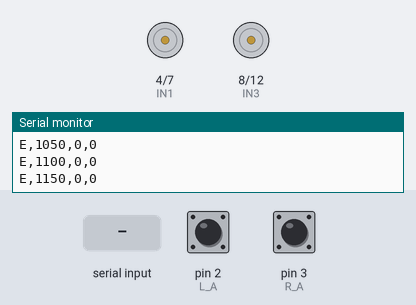
A sketch run on a simulated Arduino Uno, built with avr-gcc and run on an emulated ATmega328P. Parts: motor-driver pin pairs drawn as motors (green arrow = first pin HIGH = forward, orange = second pin HIGH = backward, longer = more drive, scaled by the enable pin), the last lines printed to the serial monitor. The inputs (shaded band) are chosen by the test bench; at power-on: pin 2 (L_A) HIGH, pin 3 (R_A) HIGH.

Above: at 1.2 s.
1.3 s: "M,90,45\n" received over Serial
At 1.7 s:
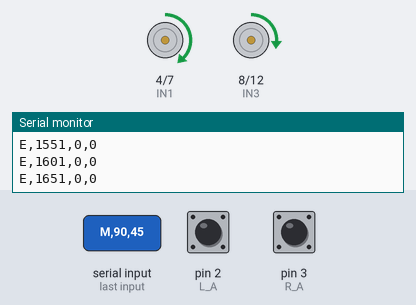
3.4 s: "F\n" received over Serial
At 4.3 s:
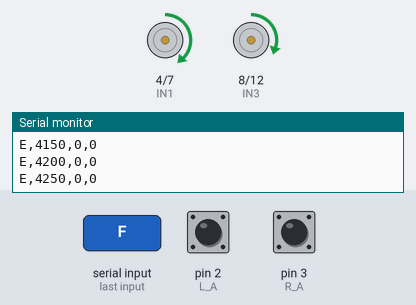
4.9 s: "T\n" received over Serial
At 5.4 s:
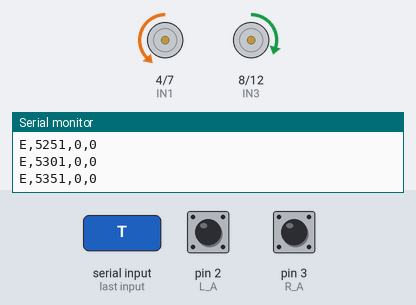
6.4 s: "B90\n" received over Serial
At 7.3 s:
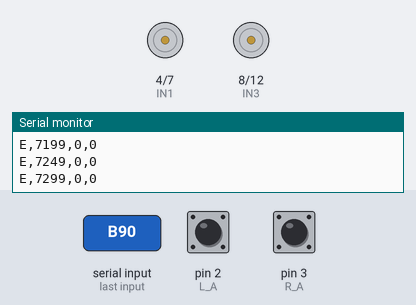
Timing chart, 0 to 9.0 s (numbered marks = the images above; inputs shaded):
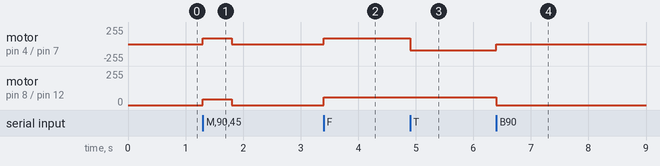

Measured:
- after the input at 1.3 s, motor on pin 4 (IN1) / pin 7 (IN2): stopped → forward 90/255 at once, → stopped 0.50 s later; motor on pin 8 (IN3) / pin 12 (IN4): stopped → forward 45/255 at once, → stopped 0.50 s later
- after the input at 3.4 s, motor on pin 4 (IN1) / pin 7 (IN2): stopped → forward 90/255 at once; motor on pin 8 (IN3) / pin 12 (IN4): stopped → forward 60/255 at once
- after the input at 4.9 s, motor on pin 4 (IN1) / pin 7 (IN2): forward 90/255 → backward 90/255 at once
- after the input at 6.4 s, motor on pin 4 (IN1) / pin 7 (IN2): backward 90/255 → stopped at once; motor on pin 8 (IN3) / pin 12 (IN4): forward 60/255 → stopped at once

The sketch:

odometry_stream.v2.ino
```cpp
// Odometry stream + exact moves
// Pi -> Uno:  M,l,r  drive with PWM    F,ticks,pwm  exact straight move
//             T,ticks,pwm  exact turn (positive = left)
//             B  brake    R  zero the counts
// Uno -> Pi:  E,millis,left,right (20 per second)   D = move done   X = move timed out

// Motor pins
const int ENA = 5, IN1 = 4, IN2 = 7;     // left motor
const int ENB = 6, IN3 = 8, IN4 = 12;    // right motor
// Encoder pins
const int L_A = 2, L_B = 9;   // wires green, yellow
const int R_A = 3, R_B = 10;  // wires yellow, green

const int L_ENC_DIR = 1, R_ENC_DIR = 1;
const bool L_MOTOR_INV = false, R_MOTOR_INV = false;

volatile long leftTicks = 0, rightTicks = 0;
unsigned long lastCmd = 0, lastSend = 0, moveStart = 0;
bool moving = false;
byte mode = 0;                       // 0 idle, 1 straight, 2 turn
long startL = 0, startR = 0, goalTicks = 0;
char buf[32];
byte n = 0;

void leftISR()  { leftTicks  += (digitalRead(L_B) == HIGH ? 1 : -1) * L_ENC_DIR; }
void rightISR() { rightTicks += (digitalRead(R_B) == HIGH ? 1 : -1) * R_ENC_DIR; }

void setMotor(int inA, int inB, int en, int spd, bool inv) {
  if (inv) spd = -spd;
  if (spd > 0)      { digitalWrite(inA, HIGH); digitalWrite(inB, LOW);  analogWrite(en, spd); }
  else if (spd < 0) { digitalWrite(inA, LOW);  digitalWrite(inB, HIGH); analogWrite(en, -spd); }
  else              { digitalWrite(inA, LOW);  digitalWrite(inB, LOW);  analogWrite(en, 0); }
}

void drive(int l, int r) {
  setMotor(IN1, IN2, ENA, l, L_MOTOR_INV);
  setMotor(IN3, IN4, ENB, r, R_MOTOR_INV);
}

void brake() {
  digitalWrite(IN1, HIGH); digitalWrite(IN2, HIGH); analogWrite(ENA, 255);
  digitalWrite(IN3, HIGH); digitalWrite(IN4, HIGH); analogWrite(ENB, 255);
  delay(150);
  drive(0, 0);
}

void startMove(byte m, long ticks, int pwm) {
  noInterrupts(); startL = leftTicks; startR = rightTicks; interrupts();
  mode = m; goalTicks = ticks; moveStart = millis(); moving = false;
  int s = (ticks >= 0) ? pwm : -pwm;
  if (m == 1) drive(s, s);
  else        drive(-s, s);          // positive ticks = turn left
}

void updateMove() {
  if (mode == 0) return;
  if (millis() - moveStart > 10000UL) { mode = 0; brake(); Serial.println("X"); return; }
  noInterrupts(); long l = leftTicks - startL, r = rightTicks - startR; interrupts();
  long done = (mode == 1) ? (l + r) / 2 : (r - l) / 2;
  if (abs(done) >= abs(goalTicks)) { mode = 0; brake(); Serial.println("D"); }
}

void handleLine(char *s) {
  if (s[0] == 'M') {
    int l = 0, r = 0;
    if (sscanf(s, "M,%d,%d", &l, &r) == 2) {
      l = constrain(l, -255, 255);
      r = constrain(r, -255, 255);
      mode = 0;
      drive(l, r);
      moving = (l != 0 || r != 0);
      lastCmd = millis();
    }
  } else if (s[0] == 'F' || s[0] == 'T') {
    long t = 0; int p = 0;
    if (sscanf(s + 2, "%ld,%d", &t, &p) == 2)
      startMove(s[0] == 'F' ? 1 : 2, t, constrain(p, 60, 255));
  } else if (s[0] == 'B') {
    mode = 0; brake(); moving = false;
  } else if (s[0] == 'R') {
    noInterrupts(); leftTicks = 0; rightTicks = 0; interrupts();
  }
}

void readSerial() {
  while (Serial.available()) {
    char c = Serial.read();
    if (c == '\n') { buf[n] = 0; handleLine(buf); n = 0; }
    else if (c != '\r' && n < sizeof(buf) - 1) buf[n++] = c;
  }
}

void setup() {
  Serial.begin(115200);
  int outs[] = {ENA, IN1, IN2, ENB, IN3, IN4};
  for (int p : outs) pinMode(p, OUTPUT);
  pinMode(L_A, INPUT_PULLUP); pinMode(L_B, INPUT_PULLUP);
  pinMode(R_A, INPUT_PULLUP); pinMode(R_B, INPUT_PULLUP);
  attachInterrupt(digitalPinToInterrupt(L_A), leftISR, RISING);
  attachInterrupt(digitalPinToInterrupt(R_A), rightISR, RISING);
  drive(0, 0);
}

void loop() {
  readSerial();
  updateMove();

  // Watchdog for M commands: stop if the Pi goes quiet
  if (moving && millis() - lastCmd > 500) { brake(); moving = false; }

  if (millis() - lastSend >= 50) {
    lastSend = millis();
    noInterrupts(); long l = leftTicks, r = rightTicks; interrupts();
    Serial.print("E,"); Serial.print(millis()); Serial.print(',');
    Serial.print(l);   Serial.print(',');       Serial.println(r);
  }
}
```
